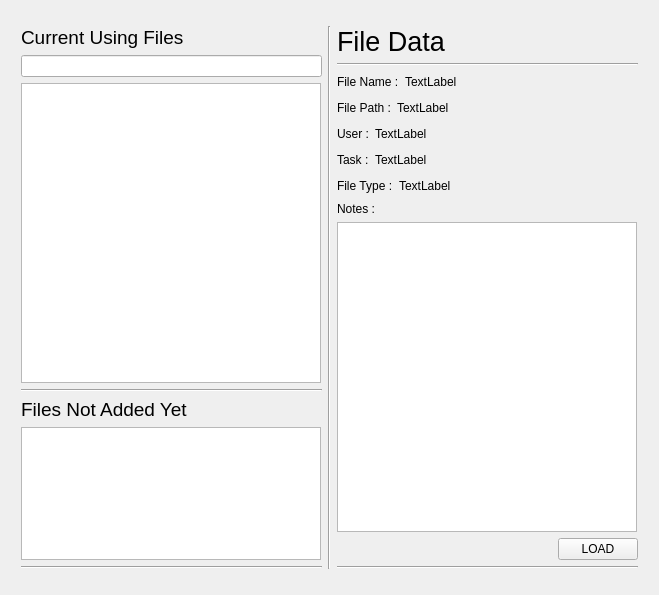
<?xml version="1.0" encoding="UTF-8"?>
<ui version="4.0">
 <class>Form</class>
 <widget class="QWidget" name="Form">
  <property name="geometry">
   <rect>
    <x>0</x>
    <y>0</y>
    <width>659</width>
    <height>595</height>
   </rect>
  </property>
  <property name="windowTitle">
   <string>Form</string>
  </property>
  <layout class="QHBoxLayout" name="horizontalLayout">
   <item>
    <layout class="QHBoxLayout" name="horizontalLayout_7">
     <property name="leftMargin">
      <number>10</number>
     </property>
     <property name="topMargin">
      <number>15</number>
     </property>
     <property name="rightMargin">
      <number>10</number>
     </property>
     <property name="bottomMargin">
      <number>15</number>
     </property>
     <item>
      <layout class="QVBoxLayout" name="verticalLayout">
       <item>
        <widget class="QLabel" name="label_2">
         <property name="minimumSize">
          <size>
           <width>300</width>
           <height>0</height>
          </size>
         </property>
         <property name="maximumSize">
          <size>
           <width>300</width>
           <height>16777215</height>
          </size>
         </property>
         <property name="font">
          <font>
           <pointsize>14</pointsize>
          </font>
         </property>
         <property name="text">
          <string>Current Using Files</string>
         </property>
        </widget>
       </item>
       <item>
        <widget class="QLineEdit" name="lineEdit_search"/>
       </item>
       <item>
        <widget class="QListWidget" name="listWidget_using">
         <property name="minimumSize">
          <size>
           <width>300</width>
           <height>300</height>
          </size>
         </property>
         <property name="maximumSize">
          <size>
           <width>300</width>
           <height>16777215</height>
          </size>
         </property>
        </widget>
       </item>
       <item>
        <widget class="Line" name="line_4">
         <property name="orientation">
          <enum>Qt::Horizontal</enum>
         </property>
        </widget>
       </item>
       <item>
        <widget class="QLabel" name="label_3">
         <property name="minimumSize">
          <size>
           <width>300</width>
           <height>0</height>
          </size>
         </property>
         <property name="maximumSize">
          <size>
           <width>300</width>
           <height>16777215</height>
          </size>
         </property>
         <property name="font">
          <font>
           <pointsize>14</pointsize>
          </font>
         </property>
         <property name="text">
          <string>Files Not Added Yet</string>
         </property>
        </widget>
       </item>
       <item>
        <widget class="QListWidget" name="listWidget_2">
         <property name="minimumSize">
          <size>
           <width>300</width>
           <height>0</height>
          </size>
         </property>
         <property name="maximumSize">
          <size>
           <width>300</width>
           <height>16777215</height>
          </size>
         </property>
        </widget>
       </item>
       <item>
        <widget class="Line" name="line_5">
         <property name="orientation">
          <enum>Qt::Horizontal</enum>
         </property>
        </widget>
       </item>
      </layout>
     </item>
     <item>
      <widget class="Line" name="line">
       <property name="orientation">
        <enum>Qt::Vertical</enum>
       </property>
      </widget>
     </item>
     <item>
      <layout class="QVBoxLayout" name="verticalLayout_2">
       <property name="rightMargin">
        <number>0</number>
       </property>
       <item>
        <widget class="QLabel" name="label">
         <property name="font">
          <font>
           <pointsize>20</pointsize>
          </font>
         </property>
         <property name="text">
          <string>File Data</string>
         </property>
        </widget>
       </item>
       <item>
        <widget class="Line" name="line_3">
         <property name="orientation">
          <enum>Qt::Horizontal</enum>
         </property>
        </widget>
       </item>
       <item>
        <layout class="QHBoxLayout" name="horizontalLayout_6">
         <item>
          <widget class="QLabel" name="label_4">
           <property name="text">
            <string>File Name :</string>
           </property>
          </widget>
         </item>
         <item>
          <widget class="QLabel" name="label_file">
           <property name="text">
            <string>TextLabel</string>
           </property>
          </widget>
         </item>
         <item>
          <spacer name="horizontalSpacer_2">
           <property name="orientation">
            <enum>Qt::Horizontal</enum>
           </property>
           <property name="sizeHint" stdset="0">
            <size>
             <width>40</width>
             <height>20</height>
            </size>
           </property>
          </spacer>
         </item>
        </layout>
       </item>
       <item>
        <layout class="QHBoxLayout" name="horizontalLayout_5">
         <item>
          <widget class="QLabel" name="label_5">
           <property name="text">
            <string>File Path :</string>
           </property>
          </widget>
         </item>
         <item>
          <widget class="QLabel" name="label_path">
           <property name="text">
            <string>TextLabel</string>
           </property>
          </widget>
         </item>
         <item>
          <spacer name="horizontalSpacer_3">
           <property name="orientation">
            <enum>Qt::Horizontal</enum>
           </property>
           <property name="sizeHint" stdset="0">
            <size>
             <width>40</width>
             <height>20</height>
            </size>
           </property>
          </spacer>
         </item>
        </layout>
       </item>
       <item>
        <layout class="QHBoxLayout" name="horizontalLayout_4">
         <item>
          <widget class="QLabel" name="label_6">
           <property name="text">
            <string>User :</string>
           </property>
          </widget>
         </item>
         <item>
          <widget class="QLabel" name="label_user">
           <property name="text">
            <string>TextLabel</string>
           </property>
          </widget>
         </item>
         <item>
          <spacer name="horizontalSpacer_4">
           <property name="orientation">
            <enum>Qt::Horizontal</enum>
           </property>
           <property name="sizeHint" stdset="0">
            <size>
             <width>40</width>
             <height>20</height>
            </size>
           </property>
          </spacer>
         </item>
        </layout>
       </item>
       <item>
        <layout class="QHBoxLayout" name="horizontalLayout_3">
         <item>
          <widget class="QLabel" name="label_7">
           <property name="text">
            <string>Task :</string>
           </property>
          </widget>
         </item>
         <item>
          <widget class="QLabel" name="label_task">
           <property name="text">
            <string>TextLabel</string>
           </property>
          </widget>
         </item>
         <item>
          <spacer name="horizontalSpacer_5">
           <property name="orientation">
            <enum>Qt::Horizontal</enum>
           </property>
           <property name="sizeHint" stdset="0">
            <size>
             <width>40</width>
             <height>20</height>
            </size>
           </property>
          </spacer>
         </item>
        </layout>
       </item>
       <item>
        <layout class="QHBoxLayout" name="horizontalLayout_2">
         <item>
          <widget class="QLabel" name="label_8">
           <property name="text">
            <string>File Type :</string>
           </property>
          </widget>
         </item>
         <item>
          <widget class="QLabel" name="label_type">
           <property name="text">
            <string>TextLabel</string>
           </property>
          </widget>
         </item>
         <item>
          <spacer name="horizontalSpacer_6">
           <property name="orientation">
            <enum>Qt::Horizontal</enum>
           </property>
           <property name="sizeHint" stdset="0">
            <size>
             <width>40</width>
             <height>20</height>
            </size>
           </property>
          </spacer>
         </item>
        </layout>
       </item>
       <item>
        <layout class="QVBoxLayout" name="verticalLayout_3">
         <item>
          <widget class="QLabel" name="label_9">
           <property name="text">
            <string>Notes :</string>
           </property>
          </widget>
         </item>
         <item>
          <widget class="QPlainTextEdit" name="plainTextEdit_comment">
           <property name="minimumSize">
            <size>
             <width>300</width>
             <height>0</height>
            </size>
           </property>
           <property name="maximumSize">
            <size>
             <width>300</width>
             <height>16777215</height>
            </size>
           </property>
           <property name="baseSize">
            <size>
             <width>300</width>
             <height>0</height>
            </size>
           </property>
           <property name="readOnly">
            <bool>true</bool>
           </property>
          </widget>
         </item>
        </layout>
       </item>
       <item>
        <layout class="QHBoxLayout" name="horizontalLayout_8">
         <property name="topMargin">
          <number>0</number>
         </property>
         <item alignment="Qt::AlignRight">
          <widget class="QPushButton" name="pushButton_load">
           <property name="text">
            <string>LOAD</string>
           </property>
          </widget>
         </item>
        </layout>
       </item>
       <item>
        <widget class="Line" name="line_2">
         <property name="orientation">
          <enum>Qt::Horizontal</enum>
         </property>
        </widget>
       </item>
      </layout>
     </item>
    </layout>
   </item>
  </layout>
 </widget>
 <resources/>
 <connections/>
</ui>
